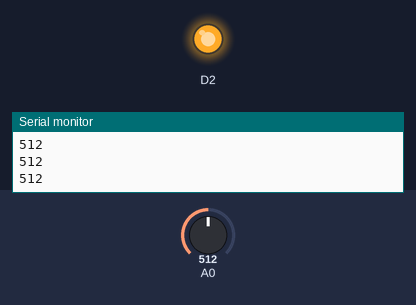
Recording of a sketch running on a simulated ESP8266 (NodeMCU). Shown: output pins drawn as LEDs (lit = HIGH), the last lines printed to the serial monitor. Inputs (shaded band) come from the test bench; at power-on: A0 = 512.

Above: at 1.2 s.
1.3 s: A0 set to 737
2.8 s: A0 set to 758
At 3.6 s:
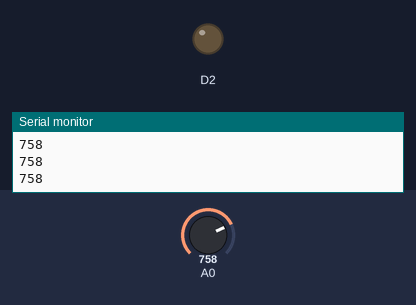
4.3 s: A0 set to 740
At 4.7 s:
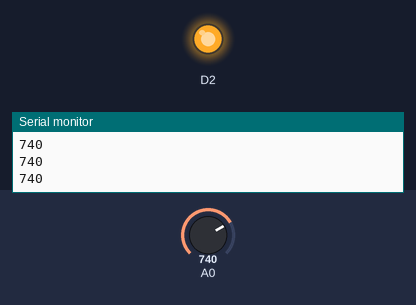
5.8 s: A0 set to 760
At 7.2 s:
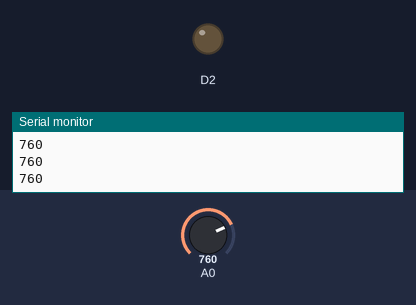
Timing chart, 0 to 8.3 s (numbered marks = the images above; inputs shaded):
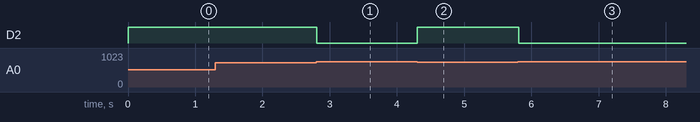

The sketch:

node_mcu_analog.ino
```cpp
int val=0;
void setup() {
 pinMode(D2,OUTPUT);
 Serial.begin(9600);
  digitalWrite(D2,LOW);
}

void loop()
{
 val=analogRead(A0);
 Serial.println(val);
 int value=HIGH;
 if (val<750)
 {
  value=LOW;
 }
 else
 {
   value=HIGH;
    digitalWrite(D2,LOW);
 }
if(value==LOW)
{
  for(int i=0;i<10;i++)
  {
     digitalWrite(D2,HIGH);
  }
}
}
```

Measured:
- the behaviour switches between 749 and 750 on A0 (found by bisection; images 0 and 1)
- after the input at 2.8 s, D2: HIGH → LOW at once
- after the input at 4.3 s, D2: LOW → HIGH at once
- after the input at 5.8 s, D2: HIGH → LOW at once
